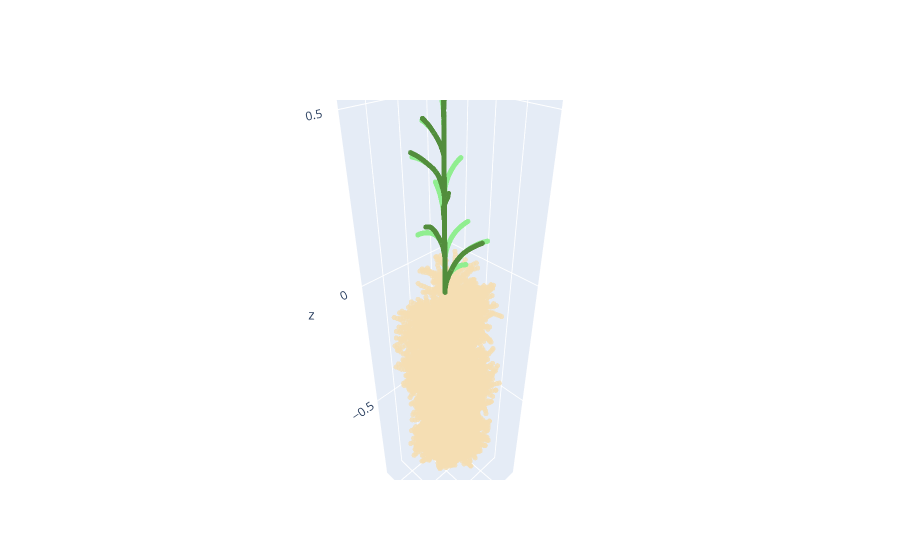

Here is the notebook cell this chart was saved with:
### Markdown cell above
## 3. Visualize the plant 
There are many ways to visualize the plant, we can use R, Python matplotlab, matlab, plotly, Paraview, VTK.... 
In a jupyternotebook, we can use ploltly or vtk+matplotlab.
### 3.1 Visualization through plot.ly
The next block is a interactive visualization by using plotly (fit plants has less than 10000 segments, for larger plants we recommend paraview or VTK)

### Code cell
# first we create a Heliantus plant
name = "Heliantus_Pagès_2013" # parameter name
# here are some optional parameters to be tested
# name = "PMA2018" # Simulate a small plant with 3 leaves and two lateral root, you can comment the heliantus line and uncomment this line to see what happend.
time = 70 # how many days the plant need to grow, make it smaller, for example 15 to see if the plant becomes smaller

plant1 = CPlantBox(name, time, name) # make a plant object in python
# Visualization
def visual_plant_sub(plant1, subplot_name='plant'):
    """Make a subplot used in visual_plant()
        :param plant: plant object to be visualized.
        :param pplant: name, the name of the subplot.  
        """   
    nodes_cor = python_nodes(plant1) # use the object name created previously to get its coordinates
    fig= go.Scatter3d(
        x=nodes_cor.T[3],
        y=nodes_cor.T[4],
        z=nodes_cor.T[5],
        mode='markers',
        marker=dict(
            size=3,
            color=nodes_cor.T[1],                # nodes_cor.T[1] is organ type, nodes_cor.T[2] is the connection number of a node 
            colorscale=[[0, "wheat"], #color of the root, change it to "yellow" to see the difference
                    [0.5, "darkgreen"],
                    [1.0, "lightgreen"],],  opacity=0.8
        ), name =subplot_name
    )

    return fig
        

def visual_plant(plant1):
    subfig = visual_plant_sub(plant1)
    fig = make_subplots(
    rows=1, cols=1,
    specs=[[{'type': 'surface'}]])
    fig.add_trace(subfig) 
    fig.update_layout(scene_aspectmode='data',)
    return fig

fig = visual_plant(plant1)
fig.show()

### Figure 1 — Plotly figure (JSON) as saved in the notebook; plotly's stock layout.template omitted (floating-point values rounded to 4 significant figures; data arrays with more than 128 entries replaced by an {"elided": "..."} marker saying what was removed)
{"data": [{"marker": {"color": {"elided": "18959 int values"}, "colorscale": [[0, "wheat"], [0.5, "darkgreen"], [1, "lightgreen"]], "opacity": 0.8, "size": 3}, "mode": "markers", "name": "plant", "type": "scatter3d", "x": {"elided": "18959 float values"}, "y": {"elided": "18959 float values"}, "z": {"elided": "18959 float values"}}], "layout": {"autosize": true, "scene": {"aspectmode": "data", "aspectratio": {"x": 1, "y": 1, "z": 1}, "domain": {"x": [0, 1], "y": [0, 1]}}}}
